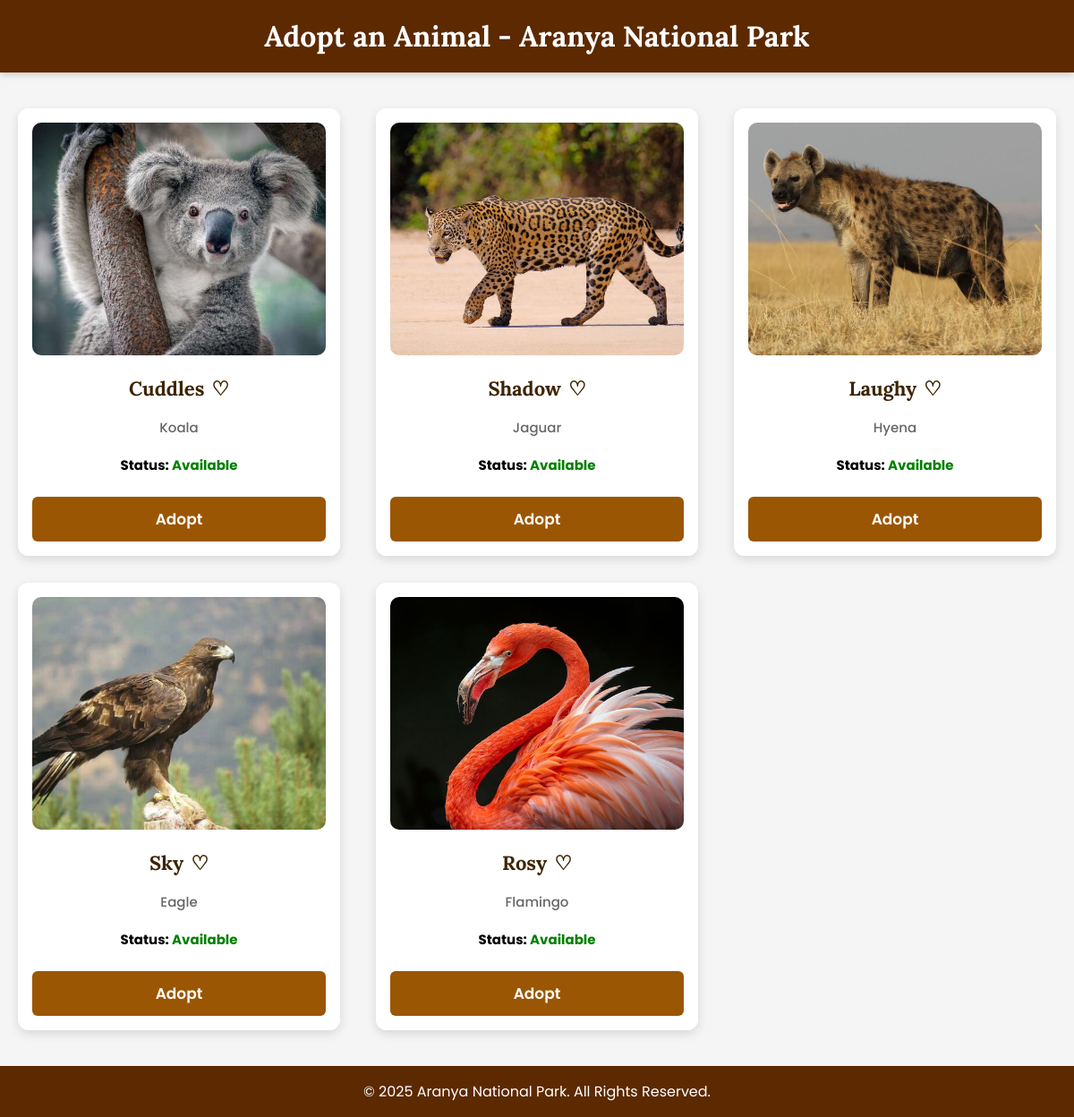
/adopt_aranya.php, run on the app's committed database.
### tables this page shows
CREATE TABLE IF NOT EXISTS `animals` (
    `Animal_ID` INT PRIMARY KEY,
    `Species` VARCHAR(50) NOT NULL,
    `Name` VARCHAR(50),
    `Age` INT,
    `Status` VARCHAR(50) DEFAULT 'Present',
    `Health_Condition` ENUM('Good', 'Critical', 'Recovering') DEFAULT 'Good',
    `Park_ID` INT DEFAULT 1,
    `Adopter_Name` VARCHAR(100),
    `Adopter_Phone` VARCHAR(15),
    `Adopter_Email` VARCHAR(100),
    `Description` TEXT,
    `animal_type` VARCHAR(50) DEFAULT 'Mammal',
    `category` VARCHAR(50) DEFAULT 'Carnivore',
    FOREIGN KEY (`Park_ID`) REFERENCES `nationalparks`(`park_id`) ON DELETE SET NULL
);

### adopt_aranya.php (the view, shortened to what this page needs)
<!DOCTYPE html>
<html lang="en">
<head>
</head>
<body>
    <div class="header">
        <h1>Adopt an Animal - Aranya National Park</h1>
    </div>
    <div class="content">
        <div class="container">
            <?php
            require_once __DIR__ . '/db_connect.php';
            $result = false;
            try {
                $sql = "SELECT * FROM animals WHERE (park_id = 2 OR Park_ID = 2) AND Status != 'Deceased'";
                $result = $conn->query($sql);
            } catch (Throwable $e) {
                try {
                    $result = $conn->query("SELECT * FROM animals WHERE Status != 'Deceased'");
                } catch (Throwable $e2) {
                    $result = false;
                }
            }
            if ($result && $result->num_rows > 0):
                while ($row = $result->fetch_assoc()):
                    $animalName = htmlspecialchars($row['Name'] ?? 'Wildlife');
                    $animalSpecies = htmlspecialchars($row['Species'] ?? 'Animal');
                    $animalDescription = htmlspecialchars(!empty($row['Description']) ? $row['Description'] : ($animalName . ' is a wonderful animal in our conservation program.'));
                    $animalID = htmlspecialchars($row['Animal_ID'] ?? $row['id'] ?? '1');
                    $status = htmlspecialchars($row['Status'] ?? 'Present');
                    $imagePath = "images1/" . strtolower($animalSpecies) . ".jpg";
            ?>
                    <div class="card" onclick="flipCard(this)">
                        <div class="card-inner">
                            <div class="card-front">
                                <img src="<?php echo $imagePath; ?>" alt="<?php echo $animalName; ?>">
                                <h3 class="animal-name">
                                    <?php echo $animalName; ?>
                                    <span class="heart" onclick="toggleHeart(event, this)">♡</span>
                                </h3>
                                <p class="animal-species"> <?php echo $animalSpecies; ?> </p>
                                <p class="animal-status"> Status: <?php echo ($status == 'Adopted') ? '<span style="color: red;">Adopted</span>' : '<span style="color: green;">Available</span>'; ?> </p>
                                <a href="adopt_form_aranya.php?id=<?php echo $animalID; ?>" class="adopt-btn <?php echo ($status == 'Adopted') ? 'adopted' : ''; ?>"> <?php echo ($status == 'Adopted') ? 'Adopted' : 'Adopt'; ?> </a>
                            </div>
                            <div class="card-back">
                                <h3 class="animal-name"> <?php echo $animalName; ?> </h3>
                                <p class="description"> <?php echo $animalDescription; ?> </p>
                            </div>
                        </div>
                    </div>
            <?php endwhile; else: echo "<p style='grid-column: 1/-1; font-size: 18px; color: #555; padding: 40px;'>No animals available for adoption at the moment.</p>"; endif; $conn->close(); ?>
        </div>
    </div>
    <footer> © 2025 Aranya National Park. All Rights Reserved. </footer>
</body>
</html>

### adopt_aranya.php (style rules this page uses)
* { box-sizing: border-box; margin: 0; padding: 0; }
body { background-color: #f5f5f5; text-align: center; display: flex; flex-direction: column; min-height: 100vh; font-family: 'Poppins', sans-serif; overflow-x: hidden; }
.header { background-color: rgb(92, 41, 0); width: 100%; padding: 20px; text-align: center; box-shadow: 0 2px 8px rgba(0,0,0,0.2); }
.header h1 { color: white; margin: 0; font-family: 'Lora', serif; font-size: 32px; }
.content { flex: 1; padding: 30px 15px; width: 100%; max-width: 1300px; margin: 0 auto; }
.container { display: grid; grid-template-columns: repeat(auto-fit, minmax(320px, 1fr)); gap: 30px; justify-items: center; width: 100%; padding: 10px 0; }
.card { background: white; border-radius: 12px; perspective: 1000px; width: 100%; max-width: 360px; height: 500px; cursor: pointer; position: relative; box-shadow: 0 4px 12px rgba(0, 0, 0, 0.12); }
.card-inner { position: relative; width: 100%; height: 100%; transform-style: preserve-3d; transition: transform 0.6s; }
.card-front, .card-back { position: absolute; width: 100%; height: 100%; backface-visibility: hidden; display: flex; flex-direction: column; justify-content: space-between; align-items: center; padding: 16px; border-radius: 12px; box-sizing: border-box; }
.card-front { background: white; }
.card-back { background: rgb(92, 41, 0); color: white; transform: rotateY(180deg); text-align: center; padding: 24px; justify-content: center; }
.card img { width: 100%; height: 260px; border-radius: 10px; object-fit: cover; }
.animal-name { font-size: 22px; font-weight: bold; margin: 8px 0 4px; font-family: 'Lora', serif; display: flex; justify-content: center; align-items: center; gap: 8px; color: #3d2402; }
.card-back .animal-name { color: #FFD700; margin-bottom: 12px; }
.description { font-size: 16px; font-family: 'Poppins', sans-serif; line-height: 1.5; color: #fdfdfd; }
.heart { cursor: pointer; font-size: 22px; transition: color 0.3s ease; }
.animal-species { color: #666; font-size: 15px; margin-bottom: 4px; font-weight: 500; }
.animal-status { font-size: 15px; font-weight: bold; margin-bottom: 10px; }
.adopt-btn { background: rgb(155, 86, 3); color: white; border: none; padding: 12px; width: 100%; border-radius: 6px; cursor: pointer; font-size: 17px; font-weight: 600; transition: background 0.3s; text-decoration: none; display: inline-block; text-align: center; }
footer { background-color: rgb(92, 41, 0); color: white; text-align: center; padding: 16px; width: 100%; margin-top: auto; position: relative; }

### data on the page
animals: shows a picture, Name "Cuddles", Species "Koala", Status "Available"
animals: shows a picture, Name "Shadow", Species "Jaguar", Status "Available"
animals: shows a picture, Name "Laughy", Species "Hyena", Status "Available"
animals: shows a picture, Name "Sky", Species "Eagle", Status "Available"
animals: shows a picture, Name "Rosy", Species "Flamingo", Status "Available"
